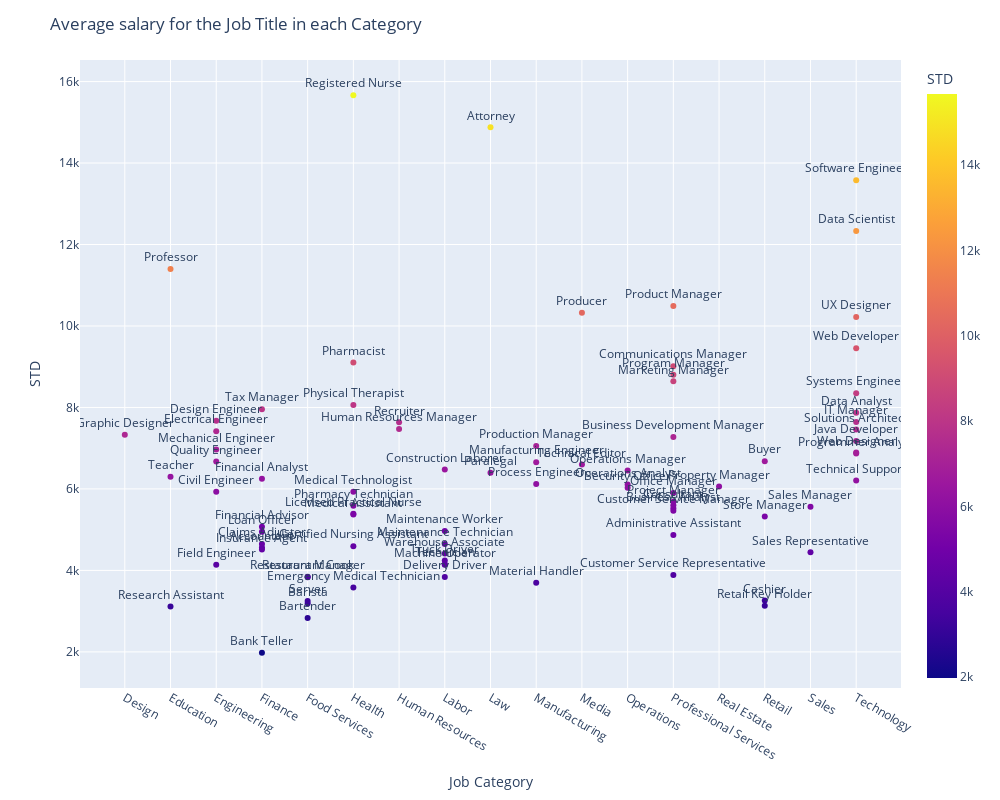

Notebook source saved alongside this figure:
### Code cell
df_mean_scat = px.scatter(dfmeasnstdjob, x="Job Category", y="STD", text ='Job Title', color='STD')
df_mean_scat.update_traces(textposition='top center')
df_mean_scat.update_layout(
    height=800,
    width =1000,
    title_text='Average salary for the Job Title in each Category'
)
df_mean_scat.show()

### Figure 1 — Plotly figure (JSON) as saved in the notebook; plotly's stock layout.template omitted (floating-point values rounded to 4 significant figures)
{"data": [{"hoverlabel": {"namelength": 0}, "hovertemplate": "Job Category=%{x}<br>STD=%{marker.color}<br>Job Title=%{text}", "legendgroup": "", "marker": {"color": [7331.0, 11400.0, 3113.0, 6300.0, 5931.0, 7671.0, 7416.0, 4141.0, 6966.0, 6672.0, 4560.0, 1976.0, 4651.0, 5071.0, 6251.0, 4511.0, 4949.0, 7957.0, 3186.0, 2830.0, 3833.0, 3845.0, 3252.0, 4593.0, 3578.0, 5391.0, 5373.0, 5934.0, 9103.0, 5584.0, 8058.0, 15670.0, 7473.0, 7635.0, 6479.0, 3841.0, 4139.0, 4651.0, 4965.0, 4153.0, 4242.0, 4416.0, 14880.0, 6397.0, 6657.0, 3698.0, 6122.0, 7051.0, 10330.0, 6600.0, 6108.0, 6452.0, 6029.0, 4868.0, 5524.0, 7272.0, 9014.0, 5599.0, 5462.0, 3886.0, 8643.0, 5901.0, 10490.0, 8806.0, 5683.0, 6061.0, 6682.0, 3260.0, 3134.0, 5322.0, 5560.0, 4445.0, 7872.0, 12330.0, 7643.0, 7177.0, 6869.0, 13580.0, 7461.0, 8350.0, 6210.0, 10220.0, 6897.0, 9454.0], "coloraxis": "coloraxis", "symbol": "circle"}, "mode": "markers+text", "name": "", "showlegend": false, "text": ["Graphic Designer", "Professor", "Research Assistant", "Teacher", "Civil Engineer", "Design Engineer", "Electrical Engineer", "Field Engineer", "Mechanical Engineer", "Quality Engineer", "Accountant", "Bank Teller", "Claims Adjuster", "Financial Advisor", "Financial Analyst", "Insurance Agent", "Loan Officer", "Tax Manager", "Barista", "Bartender", "Restaurant Cook", "Restaurant Manager", "Server", "Certified Nursing Assistant", "Emergency Medical Technician", "Licensed Practical Nurse", "Medical Assistant", "Medical Technologist", "Pharmacist", "Pharmacy Technician", "Physical Therapist", "Registered Nurse", "Human Resources Manager", "Recruiter", "Construction Laborer", "Delivery Driver", "Machine Operator", "Maintenance Technician", "Maintenance Worker", "Technician", "Truck Driver", "Warehouse Associate", "Attorney", "Paralegal", "Manufacturing Engineer", "Material Handler", "Process Engineer", "Production Manager", "Producer", "Technical Editor", "Operations Analyst", "Operations Manager", "Security Officer", "Administrative Assistant", "Business Analyst", "Business Development Manager", "Communications Manager", "Consultant", "Customer Service Manager", "Customer Service Representative", "Marketing Manager", "Office Manager", "Product Manager", "Program Manager", "Project Manager", "Property Manager", "Buyer", "Cashier", "Retail Key Holder", "Store Manager", "Sales Manager", "Sales Representative", "Data Analyst", "Data Scientist", "IT Manager", "Java Developer", "Programmer Analyst", "Software Engineer", "Solutions Architect", "Systems Engineer", "Technical Support", "UX Designer", "Web Designer", "Web Developer"], "textposition": "top center", "type": "scatter", "x": ["Design", "Education", "Education", "Education", "Engineering", "Engineering", "Engineering", "Engineering", "Engineering", "Engineering", "Finance", "Finance", "Finance", "Finance", "Finance", "Finance", "Finance", "Finance", "Food Services", "Food Services", "Food Services", "Food Services", "Food Services", "Health", "Health", "Health", "Health", "Health", "Health", "Health", "Health", "Health", "Human Resources", "Human Resources", "Labor", "Labor", "Labor", "Labor", "Labor", "Labor", "Labor", "Labor", "Law", "Law", "Manufacturing", "Manufacturing", "Manufacturing", "Manufacturing", "Media", "Media", "Operations", "Operations", "Operations", "Professional Services", "Professional Services", "Professional Services", "Professional Services", "Professional Services", "Professional Services", "Professional Services", "Professional Services", "Professional Services", "Professional Services", "Professional Services", "Professional Services", "Real Estate", "Retail", "Retail", "Retail", "Retail", "Sales", "Sales", "Technology", "Technology", "Technology", "Technology", "Technology", "Technology", "Technology", "Technology", "Technology", "Technology", "Technology", "Technology"], "xaxis": "x", "y": [7331.0, 11400.0, 3113.0, 6300.0, 5931.0, 7671.0, 7416.0, 4141.0, 6966.0, 6672.0, 4560.0, 1976.0, 4651.0, 5071.0, 6251.0, 4511.0, 4949.0, 7957.0, 3186.0, 2830.0, 3833.0, 3845.0, 3252.0, 4593.0, 3578.0, 5391.0, 5373.0, 5934.0, 9103.0, 5584.0, 8058.0, 15670.0, 7473.0, 7635.0, 6479.0, 3841.0, 4139.0, 4651.0, 4965.0, 4153.0, 4242.0, 4416.0, 14880.0, 6397.0, 6657.0, 3698.0, 6122.0, 7051.0, 10330.0, 6600.0, 6108.0, 6452.0, 6029.0, 4868.0, 5524.0, 7272.0, 9014.0, 5599.0, 5462.0, 3886.0, 8643.0, 5901.0, 10490.0, 8806.0, 5683.0, 6061.0, 6682.0, 3260.0, 3134.0, 5322.0, 5560.0, 4445.0, 7872.0, 12330.0, 7643.0, 7177.0, 6869.0, 13580.0, 7461.0, 8350.0, 6210.0, 10220.0, 6897.0, 9454.0], "yaxis": "y"}], "layout": {"coloraxis": {"colorbar": {"title": {"text": "STD"}}, "colorscale": [[0, "#0d0887"], [0.1111, "#46039f"], [0.2222, "#7201a8"], [0.3333, "#9c179e"], [0.4444, "#bd3786"], [0.5556, "#d8576b"], [0.6667, "#ed7953"], [0.7778, "#fb9f3a"], [0.8889, "#fdca26"], [1, "#f0f921"]]}, "height": 800, "legend": {"tracegroupgap": 0}, "margin": {"t": 60}, "title": {"text": "Average salary for the Job Title in each Category"}, "width": 1000, "xaxis": {"anchor": "y", "domain": [0, 1], "title": {"text": "Job Category"}}, "yaxis": {"anchor": "x", "domain": [0, 1], "title": {"text": "STD"}}}}
